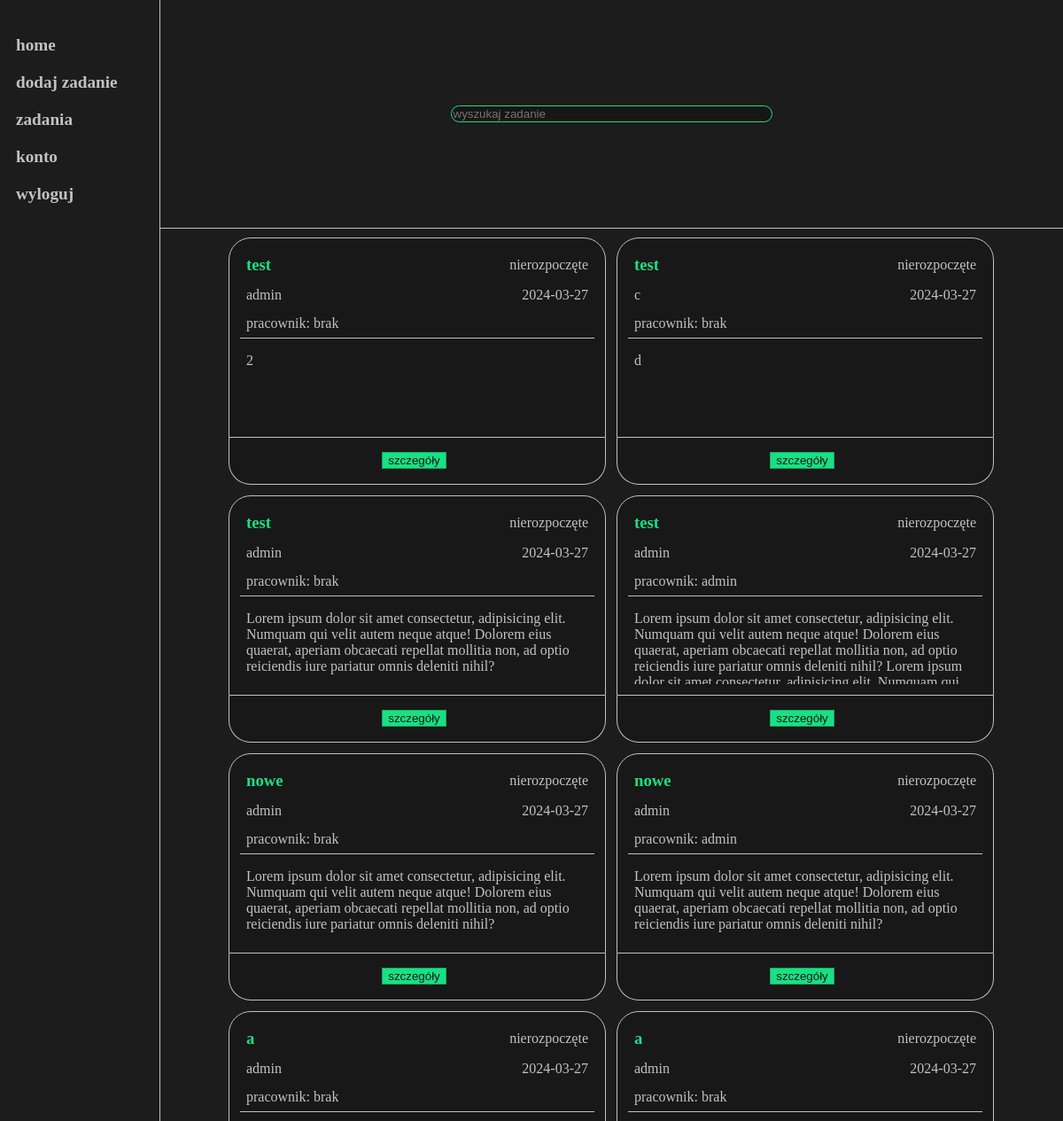
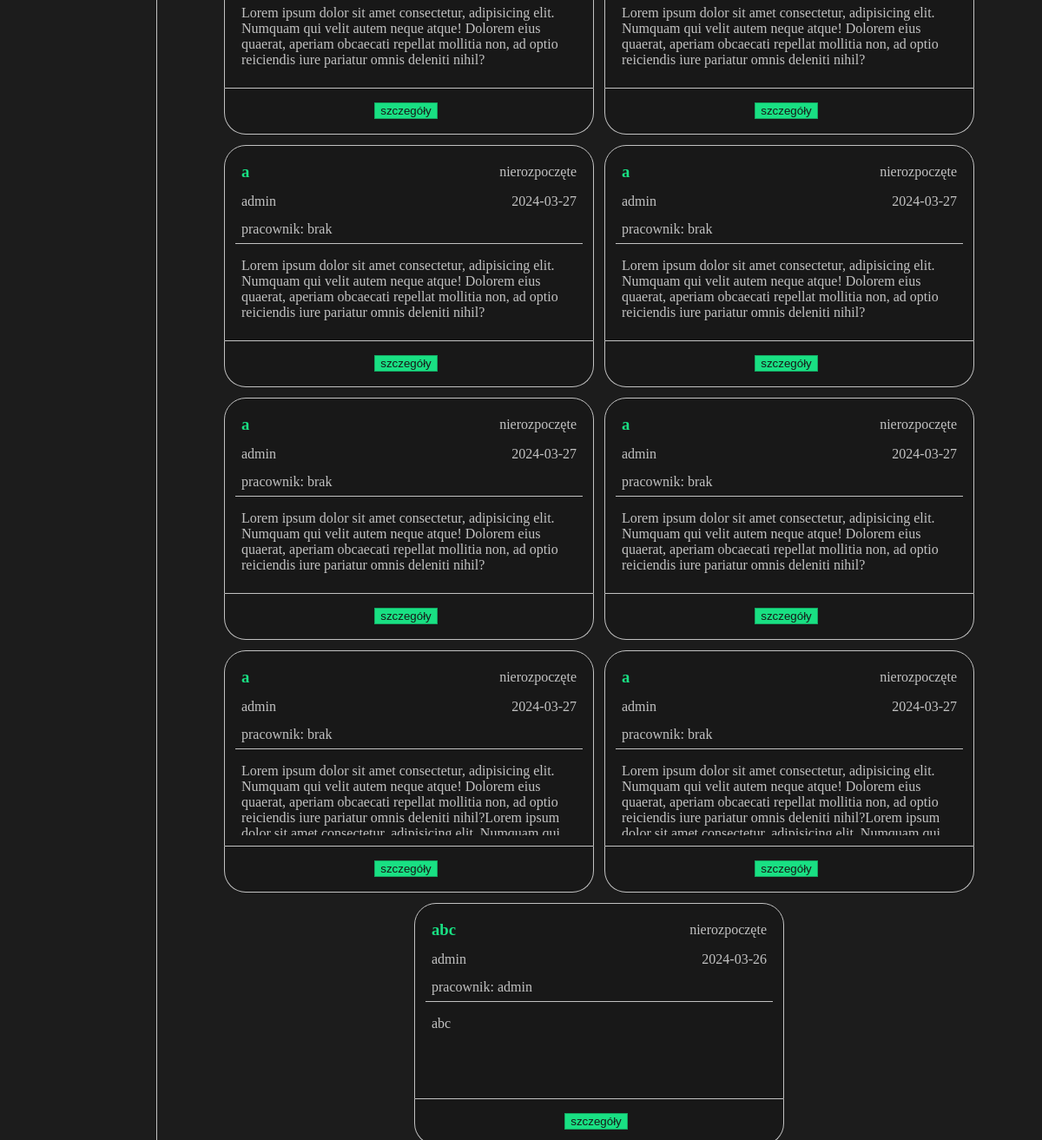
Before: /listaZadan.php (signed in) with the older database file (2 pictures, top to bottom).
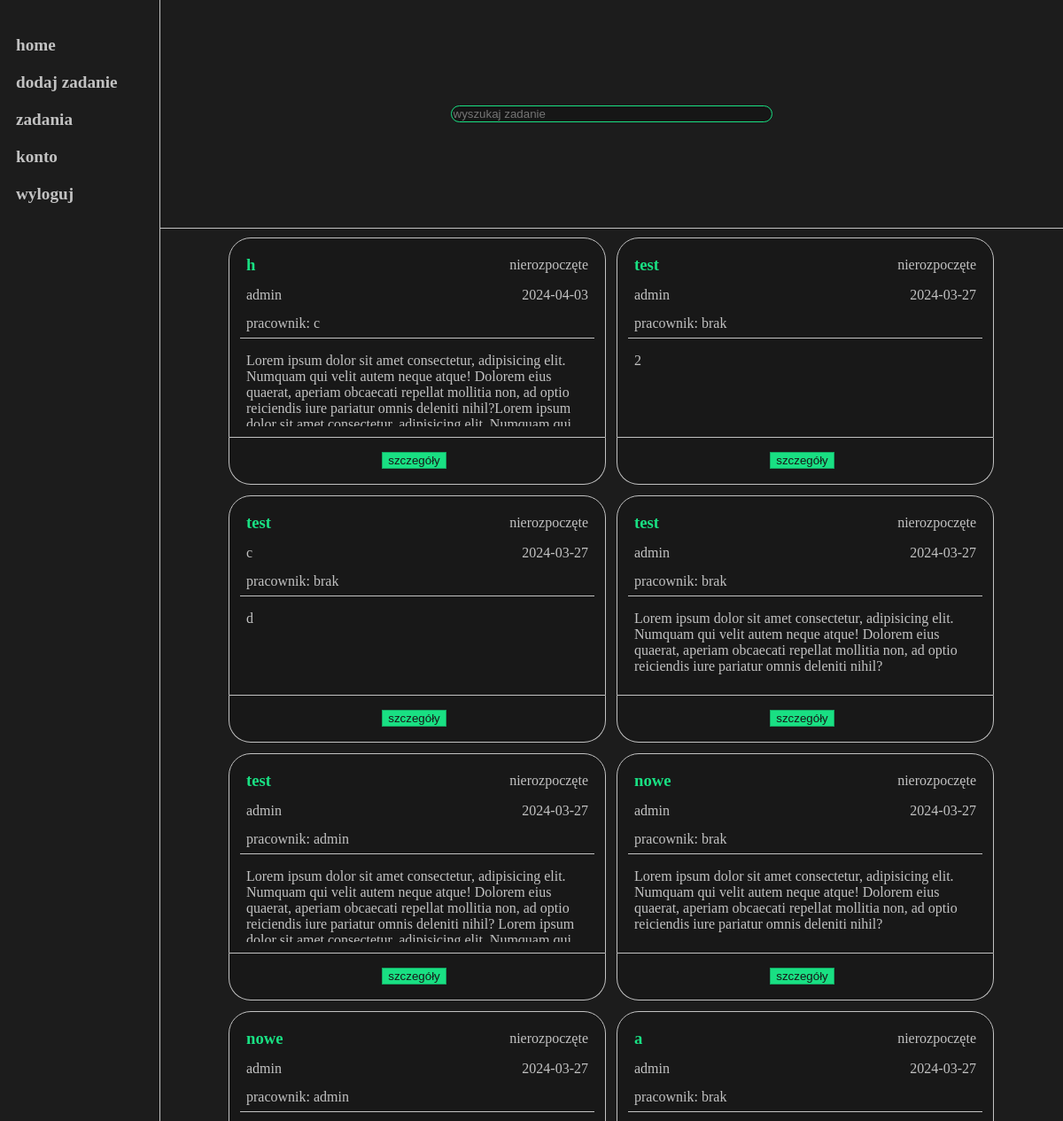
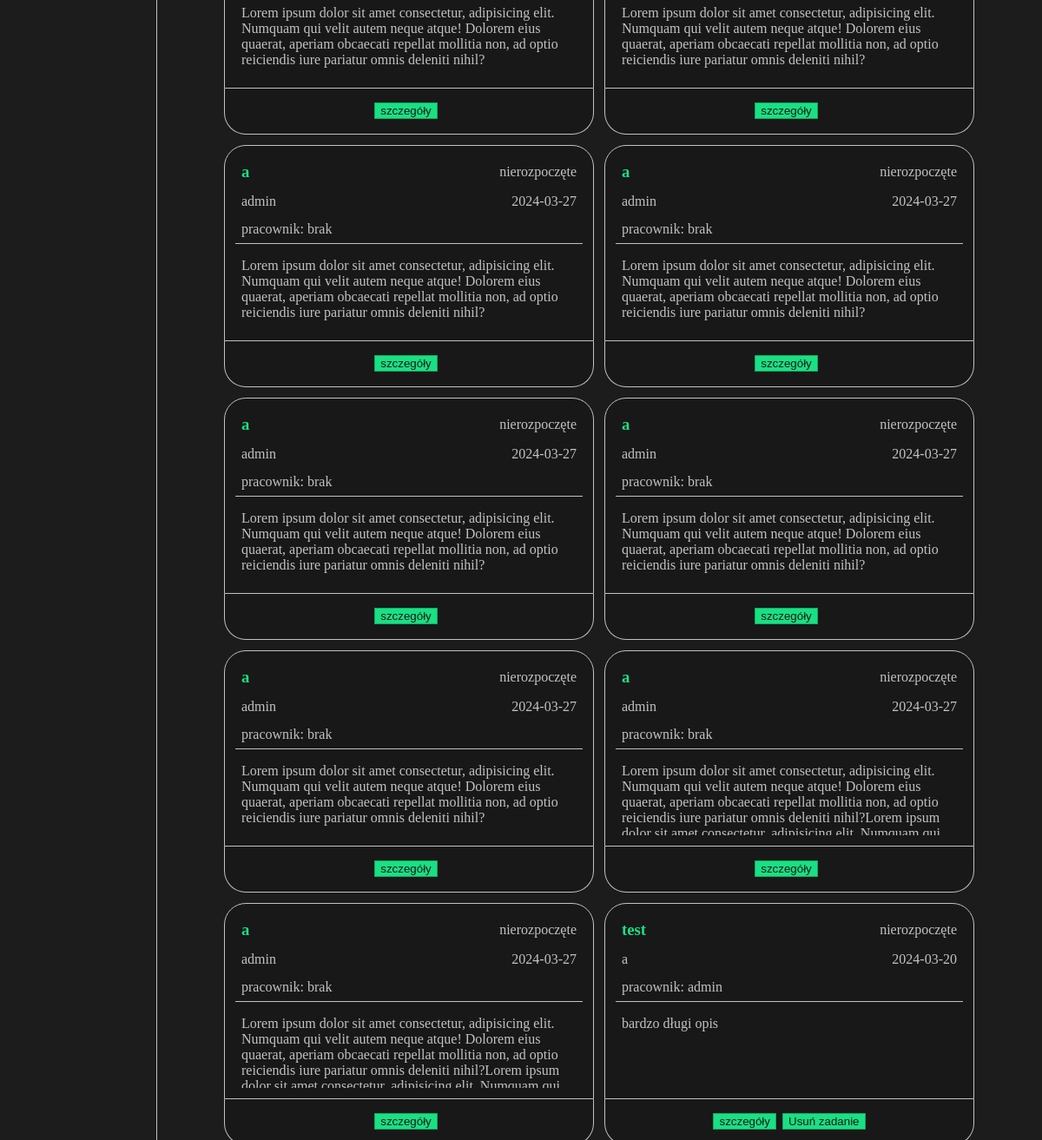
After: the same page with the newer database file (2 pictures, top to bottom).
### tables this page shows
CREATE TABLE `zadania` (
  `id` int NOT NULL,
  `tytul` text NOT NULL,
  `opis` text NOT NULL,
  `status` int NOT NULL,
  `user` varchar(100) NOT NULL,
  `pracownik` varchar(100) DEFAULT NULL,
  `data` date NOT NULL,
  `archiwizowane` tinyint(1) NOT NULL
);

CREATE TABLE `statusy` (
  `id` int NOT NULL,
  `nazwa` varchar(25) NOT NULL
);

### functions.php (called while the page is built, shortened)
<?php
    function isLogged()
    {
        return ($_SESSION["logged"] === true);
    }
    function isLoggedAs($upr)
    {
        return ($_SESSION["upr"] === $upr);
    }
?>

### listaZadan.php (the view, shortened to what this page needs)
<?php
    include "./functions.php";
?>
<!DOCTYPE html>
<html lang="en">
<head>
    <link rel="stylesheet" href="style.css">
    <link rel="stylesheet" href="menu.css">
    <link rel="stylesheet" href="listaZadan.css">
    <link rel="stylesheet" href="popup.css">
</head>
<body>
    <?php include "./menu.php"; ?>
    <div id='content'>
        <div id='wyszukiwanie'>
            <input type="text" id="searchBar" placeholder="wyszukaj zadanie"
                onkeydown="search(this.value)" onkeyup="search(this.value)">
        </div>
        <div id="zadania" class='scroll'>
            <?php
                $conn = newConn();
                if (isLoggedAs('admin'))
                    $sql = "SELECT *, `zadania`.id as id_zadania FROM `zadania` JOIN `statusy` ON `zadania`.status = `statusy`.id ORDER BY `data` DESC";
                else
                    $sql = "SELECT *, `zadania`.id as id_zadania FROM `zadania` JOIN `statusy` ON `zadania`.status = `statusy`.id WHERE archiwizowane = false ORDER BY `data` DESC";
                $result = mysqli_query($conn, $sql);
                if (mysqli_num_rows($result) > 0)
                {
                    while ($row = mysqli_fetch_assoc($result))
                    {
                        echo "<span class='elem task'>
                                <div class='zadanie'>
                                    <span>
                                    <div class='info'>
                                        <h3 id='title' class='green'>" . $row["tytul"] . "</h3>
                                        <p>" . $row["nazwa"] . "</p>
                                    </div>
                                    <div class='info'>
                                        <p>" . $row["user"] . "</p>
                                        <p>" . $row["data"] . "</p>
                                    </div>
                                    <p>pracownik: " . ((!empty($row["pracownik"])) ? $row["pracownik"] : "brak") . "</p>
                                    <div id='line'></div>
                                    </span>
                                    <div class='opis scroll'>
                                        <p id='description'>" . str_replace("\n", "<br>", $row["opis"]) . "</p>
                                    </div>
                                </div>
                                <div class='tools'>
                                    <form action='./listaZadan.php' method='POST'>
                                        <input type='text' value='" . $row["id_zadania"] . "' name='zadanieID' hidden>";
                                    if ($row["user"] == $_SESSION["login"] && $row["nazwa"] == 'nierozpoczęte')
                                        echo "<input type='submit' value='Usuń zadanie' name='usun'>";
                                    echo "</form>";
                                    echo "<form action='./details.php' method='POST'>
                                        <input type='text' value='" . $row["id_zadania"] . "' name='zadanieID' hidden>
                                        <input type='submit' value='szczegóły'>
                                    </form>
                                </div>
                            </span>";
                    }
                }
            ?>
        </div>
    </div>
</body>
</html>

### menu.php (shortened to what this page needs)
<div id='menu'>
    <?php
        if (isLogged())
        {
            echo "<a href='./home.php'>home</a>";
            echo "<a href='./zadanieForm.php'>dodaj zadanie</a>";
            echo "<a href='./listaZadan.php'>zadania</a>";
            echo "<a href='./konto.php'>konto</a>";
            echo "<a href='./logout.php'>wyloguj</a>";
        }
    ?>
</div>

### style.css (style rules this page uses)
body { background-color: rgb(28, 28, 28); }
a { text-decoration: none; }
* { color: rgb(194, 194, 194); }
input, select, textarea { background-color: rgb(22, 22, 22); border: 1px solid rgb(25, 224, 131); }
input[type=submit] { border: rgb(20, 168, 99) 1px solid; background-color: rgb(25, 224, 131); color: rgb(24, 24, 24); }
.scroll { scrollbar-width: thin; scrollbar-color: rgb(25, 224, 131) rgb(20, 20, 20); }
.green { color: rgb(25, 224, 131); }

### menu.css (style rules this page uses)
body { display: grid; grid-template-columns: 15% 85%; grid-template-rows: 100%; grid-template-areas: "menu main"; height: 100vh; width: 100%; margin: 0px; }
#menu { grid-area: menu; display: flex; flex-direction: column; flex-wrap: nowrap; align-items: center; gap: 20px; padding-top: 40px; border-right: 1px solid rgb(194, 194, 194); width: 100%; }
#menu a { width: 80%; font-weight: bold; font-size: 120%; color: rgb(25, 224, 131, 0.7); color: rgb(194, 194, 194); }

### listaZadan.css (style rules this page uses)
#zadania { overflow-y: auto; overflow-x: hidden; height: calc(100% - 20px); width: calc(100% - 20px); padding: 10px; display: flex; flex-direction: row; flex-wrap: wrap; justify-content: center; gap: 12px; }
.zadanie { border: 1px solid rgb(194, 194, 194); width: 400px; padding: 12px; height: 200px; display: grid; grid-template-columns: 100%; grid-template-rows: 100px calc(100% - 100px); border-top-left-radius: 25px; border-top-right-radius: 25px; }
.info { display: flex; flex-direction: row; align-items: center; justify-content: space-between; }
.info > h3, span > p, .info > p { margin: 7px; }
.zadanie > .opis { margin-top: 10px; height: calc(100% - 10px); overflow-x: hidden; overflow-y: auto; }
.zadanie > .opis > p { margin: 7px; }
.zadanie, .tools { background-color: rgb(24, 24, 24); }
.tools { height: 40px; width: 412px; padding: 6px; border: 1px solid rgb(194, 194, 194); display: flex; flex-direction: row-reverse; justify-content: center; align-items: center; gap: 7px; border-bottom-left-radius: 25px; border-bottom-right-radius: 25px; border-top-width: 0px; }
.elem { display: flex; flex-direction: column; gap: 0px; }
#line { width: 100%; height: 1px; background-color: rgb(194, 194, 194); }
#content { display: grid; grid-template-columns: 100%; grid-template-rows: 10% 90%; grid-template-areas: 1 / 1; }
#wyszukiwanie { border-bottom: 1px solid rgb(194, 194, 194); display: flex; justify-content: center; align-items: center; }
#searchBar { width: 35%; border-radius: 20px; }
.tools form { display: flex; flex-direction: row; gap: 7px; }

Changed rows visible on the page:
no longer on this page (row edited): zadania: tytul "abc", statusy.nazwa "nierozpoczęte", user "admin", data "2024-03-26", pracownik "admin", opis "abc"
added zadania: tytul "h", statusy.nazwa "nierozpoczęte", user "admin", data "2024-04-03", pracownik "c", opis "Lorem ipsum dolor sit amet consectetur, adipisicing elit. Numquam qui velit autem neque atque! Dolorem eius quaerat, aperiam obcaecati repellat mollitia non, ad optio reiciendis iure pariatur omnis deleniti nihil?Lorem ipsum…"
now on this page (row edited): zadania: tytul "test", statusy.nazwa "nierozpoczęte", user "a", data "2024-03-20", pracownik "admin", opis "bardzo długi opis"
